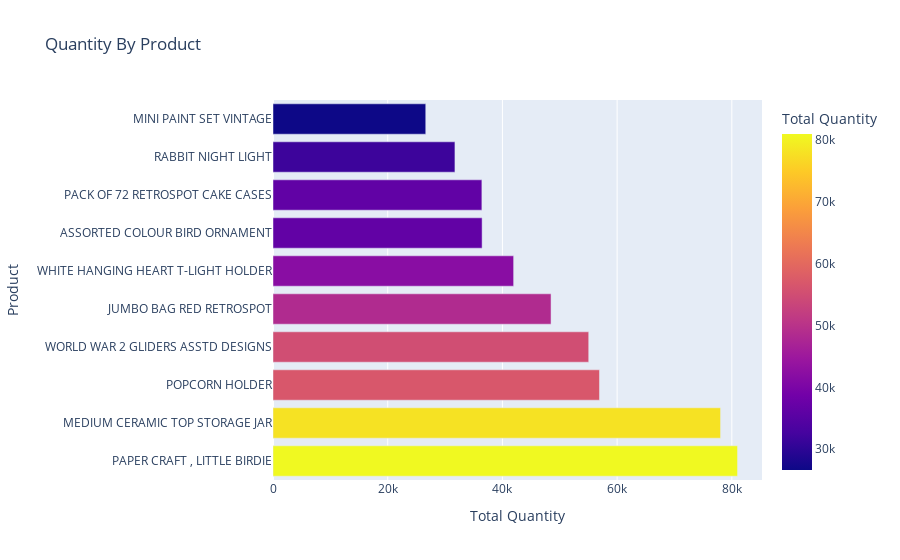

Notebook cell for this chart:
### Markdown cell above
### Product Analysis

### Code cell
# Sales by Product
sorted_quant_per_product = customer_purchases_df.groupby('Description')['Quantity'].sum().reset_index().sort_values(by='Quantity',ascending=False)

fig = px.bar(sorted_quant_per_product[:10], x='Quantity', y='Description',title='Quantity By Product',labels={'Description':'Product','Quantity':'Total Quantity'},color='Quantity')
fig.show()

### Figure 1 — Plotly figure (JSON) as saved in the notebook; plotly's stock layout.template omitted (floating-point values rounded to 4 significant figures)
{"data": [{"alignmentgroup": "True", "hovertemplate": "Total Quantity=%{marker.color}<br>Product=%{y}<extra></extra>", "legendgroup": "", "marker": {"color": [80995, 78033, 56921, 55047, 48478, 41956, 36461, 36419, 31722, 26633], "coloraxis": "coloraxis", "pattern": {"shape": ""}}, "name": "", "offsetgroup": "", "orientation": "h", "showlegend": false, "textposition": "auto", "type": "bar", "x": [80995, 78033, 56921, 55047, 48478, 41956, 36461, 36419, 31722, 26633], "xaxis": "x", "y": ["PAPER CRAFT , LITTLE BIRDIE", "MEDIUM CERAMIC TOP STORAGE JAR", "POPCORN HOLDER", "WORLD WAR 2 GLIDERS ASSTD DESIGNS", "JUMBO BAG RED RETROSPOT", "WHITE HANGING HEART T-LIGHT HOLDER", "ASSORTED COLOUR BIRD ORNAMENT", "PACK OF 72 RETROSPOT CAKE CASES", "RABBIT NIGHT LIGHT", "MINI PAINT SET VINTAGE"], "yaxis": "y"}], "layout": {"barmode": "relative", "coloraxis": {"colorbar": {"title": {"text": "Total Quantity"}}, "colorscale": [[0, "#0d0887"], [0.1111, "#46039f"], [0.2222, "#7201a8"], [0.3333, "#9c179e"], [0.4444, "#bd3786"], [0.5556, "#d8576b"], [0.6667, "#ed7953"], [0.7778, "#fb9f3a"], [0.8889, "#fdca26"], [1, "#f0f921"]]}, "legend": {"tracegroupgap": 0}, "title": {"text": "Quantity By Product"}, "xaxis": {"anchor": "y", "domain": [0, 1], "title": {"text": "Total Quantity"}}, "yaxis": {"anchor": "x", "domain": [0, 1], "title": {"text": "Product"}}}}
